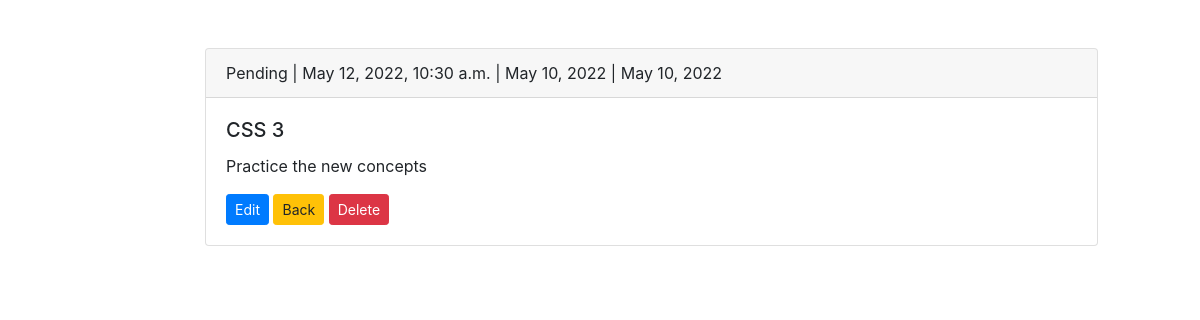
/detail/8/, run on the app's committed database.
### todo/models.py (models this page shows, shortened)
class Todo(models.Model):
    STATUS=(
        ("in progress" , "In Progress"),
        ("completed","Completed"),
        ("pending","Pending")
    )
    Title = models.CharField(max_length=50)
    Description = models.TextField()
    Datetime = models.DateTimeField()
    Status = models.CharField(max_length=20,choices=STATUS)
    CreatedAt = models.DateField(auto_now_add=True)
    ModifiedAt = models.DateField(auto_now=True)

### todo/views.py (the view)
# urls.py: path('detail/<pk>/', views.TodoDetailView.as_view(),name='todo-detail'),
class TodoDetailView(DetailView):
    model=Todo
    template_name='todo/detail.html'

### todo/templates/todo/detail.html (shortened to what this page needs)
{%extends 'todo/base.html'%}
{%block content%}
<div class="row mt-5">
  <div class="col-lg-2">
  </div>
  <div class="col-lg-9">
    <div class="card">
      <div class="card-header">
        {{todo.Status|title}} | {{todo.Datetime}} | {{todo.CreatedAt}} | {{todo.ModifiedAt}}
      </div>
      <div class="card-body">
        <h5 class="card-title"> {{todo.Title}} </h5>
        <p class="card-text">{{todo.Description}}</p>
        <a class="btn btn-sm btn-primary" href="{%url 'todo-update' todo.id%}">Edit</a>
        <a class="btn btn-sm btn-warning" href="{%url 'todo-list' %}">Back</a>
        <a class="btn btn-sm btn-danger" href="{%url 'todo-delete' todo.id %}">Delete</a>
      </div>
    </div>
  </div>
</div>
{%endblock%}

### data on the page
Todo: Status "Pending", Datetime "May 12, 2022, 10:30 a.m.", CreatedAt "May 10, 2022", ModifiedAt "May 10, 2022", Title "CSS 3", Description "Practice the new concepts"
